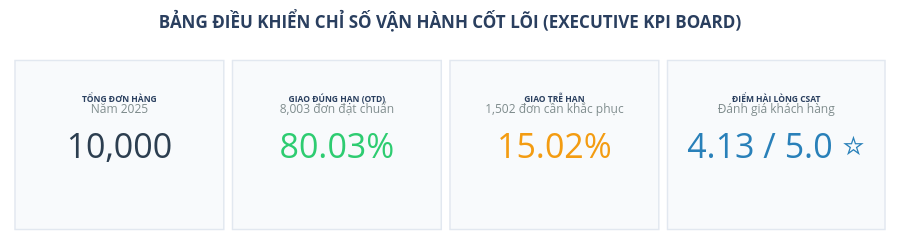

The cell this chart's notebook holds for it:
### Markdown cell above
---
## 📊 Tầng 1: Tổng Quan Vĩ Mô & Bộ Chỉ Số Hiệu Suất Vận Hành (Executive KPIs)

Tầng phân tích này giúp người quản trị nắm bắt được **"sức khỏe tổng quát"** của hệ thống chỉ trong 3 giây: Tổng số đơn hoàn thành, tỷ lệ giao đúng hạn (OTD), tỷ lệ giao trễ, mức độ hài lòng khách hàng và phân bổ theo phạm vi địa lý.

### Code cell
# Biểu đồ 1.1: Bộ Thẻ Chỉ Số Vàng Vận Hành (Executive KPI Cards)
total_orders = len(df)
on_time_count = (df["Tình Trạng"] == "Giao đúng hạn").sum()
on_time_rate = on_time_count / total_orders * 100
delay_count = (df["Tình Trạng"] == "Giao trễ hạn").sum()
delay_rate = delay_count / total_orders * 100
return_count = (df["Tình Trạng"] == "Hoàn trả").sum()
return_rate = return_count / total_orders * 100
avg_csat = df["Đánh Giá"].mean()

fig1_1 = go.Figure()

# Thẻ 1: Tổng đơn hàng
fig1_1.add_trace(go.Indicator(
    mode="number",
    value=total_orders,
    number={"valueformat": ",d", "font": {"size": 34, "color": "#2C3E50"}},
    title={"text": "<b>TỔNG ĐƠN HÀNG</b><br><span style='font-size:12px;color:#7F8C8D'>Năm 2025</span>"},
    domain={"x": [0.01, 0.23], "y": [0.1, 0.9]}
))

# Thẻ 2: Đúng hạn OTD
fig1_1.add_trace(go.Indicator(
    mode="number",
    value=on_time_rate,
    number={"suffix": "%", "valueformat": ".2f", "font": {"size": 34, "color": "#2ECC71"}},
    title={"text": "<b>GIAO ĐÚNG HẠN (OTD)</b><br><span style='font-size:12px;color:#7F8C8D'>8,003 đơn đạt chuẩn</span>"},
    domain={"x": [0.26, 0.48], "y": [0.1, 0.9]}
))

# Thẻ 3: Trễ hạn
fig1_1.add_trace(go.Indicator(
    mode="number",
    value=delay_rate,
    number={"suffix": "%", "valueformat": ".2f", "font": {"size": 34, "color": "#F39C12"}},
    title={"text": "<b>GIAO TRỄ HẠN</b><br><span style='font-size:12px;color:#7F8C8D'>1,502 đơn cần khắc phục</span>"},
    domain={"x": [0.51, 0.73], "y": [0.1, 0.9]}
))

# Thẻ 4: CSAT
fig1_1.add_trace(go.Indicator(
    mode="number",
    value=avg_csat,
    number={"suffix": " / 5.0 ⭐", "valueformat": ".2f", "font": {"size": 34, "color": "#2980B9"}},
    title={"text": "<b>ĐIỂM HÀI LÒNG CSAT</b><br><span style='font-size:12px;color:#7F8C8D'>Đánh giá khách hàng</span>"},
    domain={"x": [0.76, 0.99], "y": [0.1, 0.9]}
))

# Thêm 4 khối thẻ nền trang nhã
card_domains = [(0.0, 0.24), (0.25, 0.49), (0.50, 0.74), (0.75, 1.0)]
for x0, x1 in card_domains:
    fig1_1.add_shape(
        type="rect", xref="paper", yref="paper",
        x0=x0, x1=x1, y0=0.03, y1=0.97,
        line=dict(color="#E2E8F0", width=1.5),
        fillcolor="#F8FAFC", layer="below"
    )

fig1_1.update_layout(
    template=PLOTLY_TEMPLATE,
    height=250,
    margin=dict(l=15, r=15, t=55, b=15),
    title="<b>BẢNG ĐIỀU KHIỂN CHỈ SỐ VẬN HÀNH CỐT LÕI (EXECUTIVE KPI BOARD)</b>",
    title_x=0.5
)
fig1_1.show()

### Figure 1 — Plotly figure (JSON) as saved in the notebook; plotly's stock layout.template omitted (floating-point values rounded to 4 significant figures)
{"data": [{"domain": {"x": [0.01, 0.23], "y": [0.1, 0.9]}, "mode": "number", "number": {"font": {"color": "#2C3E50", "size": 34}, "valueformat": ",d"}, "title": {"text": "<b>TỔNG ĐƠN HÀNG</b><br><span style='font-size:12px;color:#7F8C8D'>Năm 2025</span>"}, "type": "indicator", "value": 10000}, {"domain": {"x": [0.26, 0.48], "y": [0.1, 0.9]}, "mode": "number", "number": {"font": {"color": "#2ECC71", "size": 34}, "suffix": "%", "valueformat": ".2f"}, "title": {"text": "<b>GIAO ĐÚNG HẠN (OTD)</b><br><span style='font-size:12px;color:#7F8C8D'>8,003 đơn đạt chuẩn</span>"}, "type": "indicator", "value": 80.03}, {"domain": {"x": [0.51, 0.73], "y": [0.1, 0.9]}, "mode": "number", "number": {"font": {"color": "#F39C12", "size": 34}, "suffix": "%", "valueformat": ".2f"}, "title": {"text": "<b>GIAO TRỄ HẠN</b><br><span style='font-size:12px;color:#7F8C8D'>1,502 đơn cần khắc phục</span>"}, "type": "indicator", "value": 15.02}, {"domain": {"x": [0.76, 0.99], "y": [0.1, 0.9]}, "mode": "number", "number": {"font": {"color": "#2980B9", "size": 34}, "suffix": " / 5.0 ⭐", "valueformat": ".2f"}, "title": {"text": "<b>ĐIỂM HÀI LÒNG CSAT</b><br><span style='font-size:12px;color:#7F8C8D'>Đánh giá khách hàng</span>"}, "type": "indicator", "value": 4.126}], "layout": {"height": 250, "margin": {"b": 15, "l": 15, "r": 15, "t": 55}, "shapes": [{"fillcolor": "#F8FAFC", "layer": "below", "line": {"color": "#E2E8F0", "width": 1.5}, "type": "rect", "x0": 0.0, "x1": 0.24, "xref": "paper", "y0": 0.03, "y1": 0.97, "yref": "paper"}, {"fillcolor": "#F8FAFC", "layer": "below", "line": {"color": "#E2E8F0", "width": 1.5}, "type": "rect", "x0": 0.25, "x1": 0.49, "xref": "paper", "y0": 0.03, "y1": 0.97, "yref": "paper"}, {"fillcolor": "#F8FAFC", "layer": "below", "line": {"color": "#E2E8F0", "width": 1.5}, "type": "rect", "x0": 0.5, "x1": 0.74, "xref": "paper", "y0": 0.03, "y1": 0.97, "yref": "paper"}, {"fillcolor": "#F8FAFC", "layer": "below", "line": {"color": "#E2E8F0", "width": 1.5}, "type": "rect", "x0": 0.75, "x1": 1.0, "xref": "paper", "y0": 0.03, "y1": 0.97, "yref": "paper"}], "title": {"text": "<b>BẢNG ĐIỀU KHIỂN CHỈ SỐ VẬN HÀNH CỐT LÕI (EXECUTIVE KPI BOARD)</b>", "x": 0.5}}}
